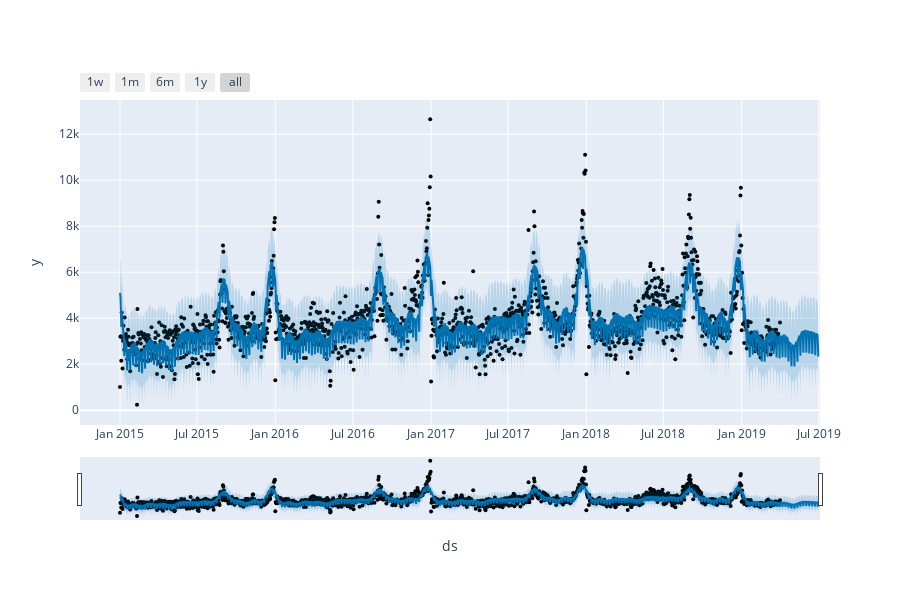

Write notebook code for a chart like this one.
### Code cell
from prophet.plot import plot_plotly, plot_components_plotly

plot_plotly(model_1, forecast_1)

### Figure 1 — Plotly figure (JSON) as saved in the notebook; plotly's stock layout.template omitted (floating-point values rounded to 4 significant figures; data arrays with more than 128 entries replaced by an {"elided": "..."} marker saying what was removed)
{"data": [{"marker": {"color": "black", "size": 4}, "mode": "markers", "name": "Actual", "type": "scatter", "x": {"elided": "1552 str values"}, "y": {"elided": "1552 float values"}}, {"hoverinfo": "skip", "line": {"width": 0}, "mode": "lines", "type": "scatter", "x": {"elided": "1642 str values"}, "y": {"elided": "1642 float values"}}, {"fill": "tonexty", "fillcolor": "rgba(0, 114, 178, 0.2)", "line": {"color": "#0072B2", "width": 2}, "mode": "lines", "name": "Predicted", "type": "scatter", "x": {"elided": "1642 str values"}, "y": {"elided": "1642 float values"}}, {"fill": "tonexty", "fillcolor": "rgba(0, 114, 178, 0.2)", "hoverinfo": "skip", "line": {"width": 0}, "mode": "lines", "type": "scatter", "x": {"elided": "1642 str values"}, "y": {"elided": "1642 float values"}}], "layout": {"height": 600, "showlegend": false, "width": 900, "xaxis": {"rangeselector": {"buttons": [{"count": 7, "label": "1w", "step": "day", "stepmode": "backward"}, {"count": 1, "label": "1m", "step": "month", "stepmode": "backward"}, {"count": 6, "label": "6m", "step": "month", "stepmode": "backward"}, {"count": 1, "label": "1y", "step": "year", "stepmode": "backward"}, {"step": "all"}]}, "rangeslider": {"visible": true}, "title": {"text": "ds"}, "type": "date"}, "yaxis": {"title": {"text": "y"}}}}
